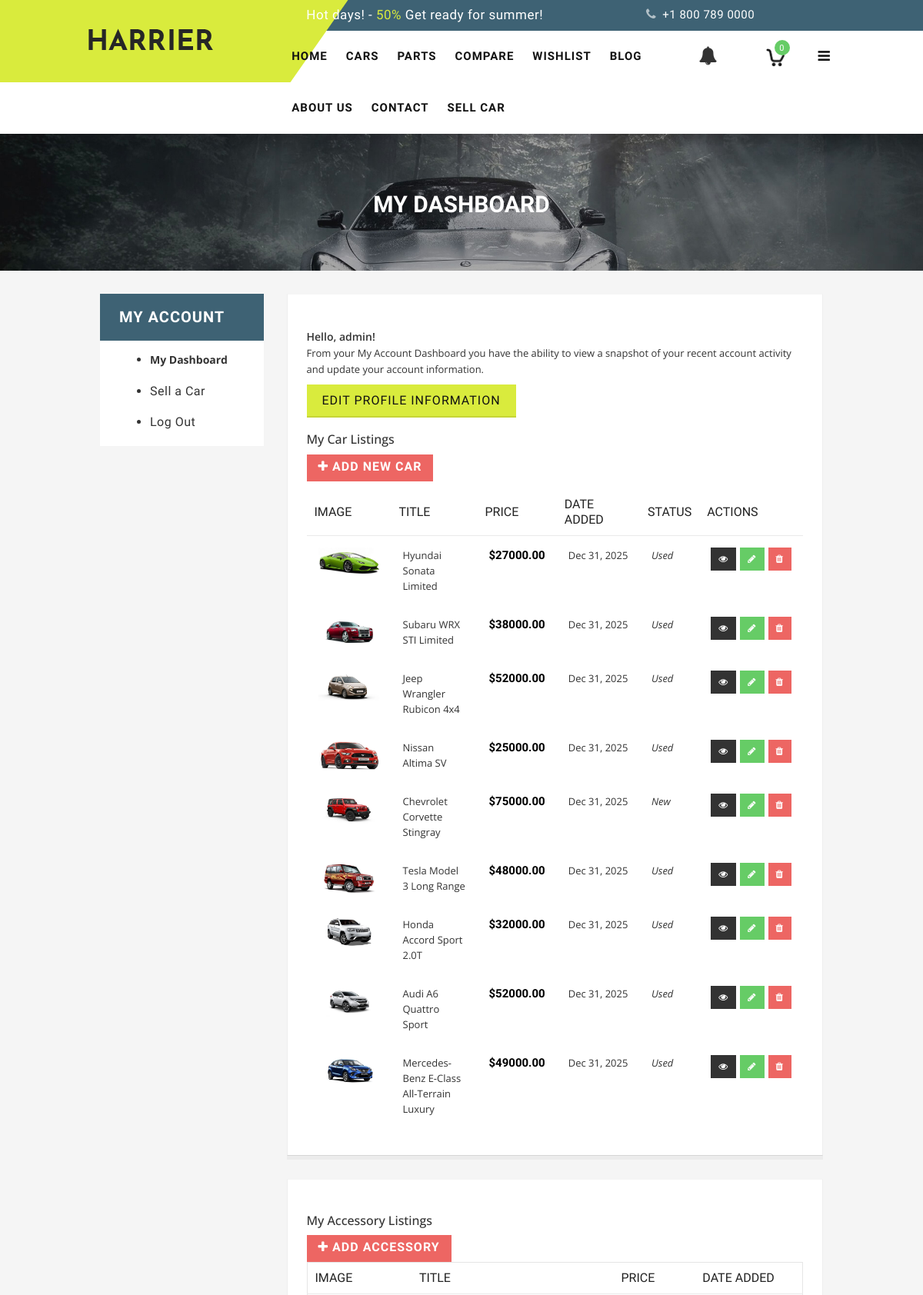
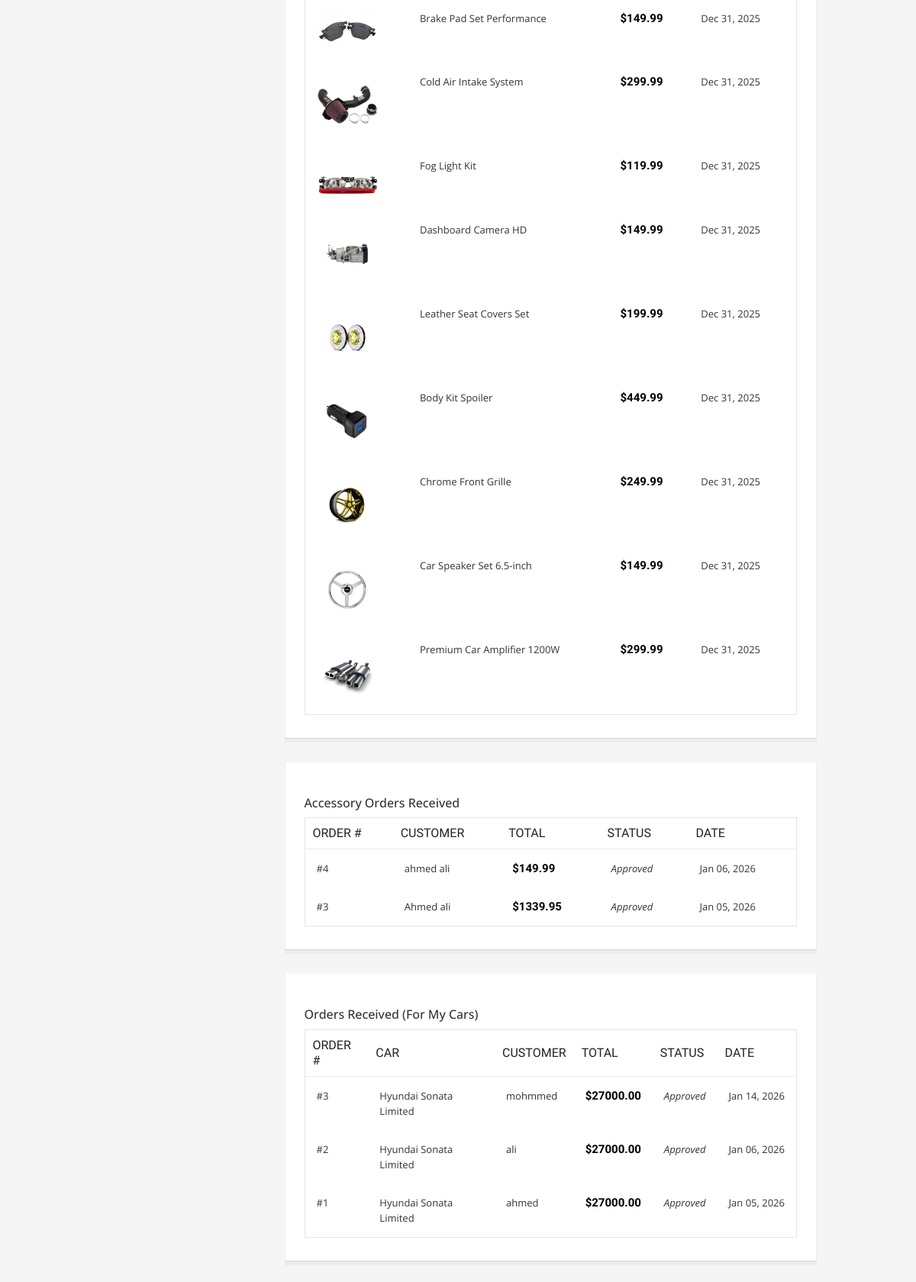
Page /dashboard/ (signed in, upper part) on the committed database (2 pictures, top to bottom).
### car_stor/models.py (models this page shows, shortened)
class Car(models.Model):
    STATUS_CHOICES = (
        ('New', 'New'),
        ('Used', 'Used'),
    )
    TRANSMISSION_CHOICES = (
        ('Manual', 'Manual'),
        ('Automatic', 'Automatic'),
        ('Semi-Automatic', 'Semi-Automatic'),
    )
    FUEL_CHOICES = (
        ('Petrol', 'Petrol'),
        ('Diesel', 'Diesel'),
        ('Electric', 'Electric'),
        ('Hybrid', 'Hybrid'),
    )
    seller = models.ForeignKey(User, on_delete=models.CASCADE, related_name='cars')
    category = models.ForeignKey(Category, on_delete=models.SET_NULL, null=True, related_name='cars')
    title = models.CharField(max_length=200)
    image = models.ImageField(upload_to='cars/', blank=True, null=True)
    price = models.DecimalField(max_digits=10, decimal_places=2, blank=True, null=True)
    old_price = models.DecimalField(max_digits=10, decimal_places=2, blank=True, null=True)
    description = models.TextField()
    model_year = models.IntegerField()
    mileage = models.IntegerField(help_text="Distance in km", blank=True, null=True)
    fuel_type = models.CharField(max_length=20, choices=FUEL_CHOICES)
    transmission = models.CharField(max_length=20, choices=TRANSMISSION_CHOICES)
    engine = models.CharField(max_length=100, blank=True, help_text="e.g. 2.5L 4-Cylinder")
    status = models.CharField(max_length=10, choices=STATUS_CHOICES, default='Used')
    air_conditioner = models.BooleanField(default=False)
    power_windows = models.BooleanField(default=False)
    power_steering = models.BooleanField(default=False)
    central_locking = models.BooleanField(default=False)
    abs = models.BooleanField(default=False)
    airbags = models.BooleanField(default=False)
    leather_seats = models.BooleanField(default=False)
    created_at = models.DateTimeField(auto_now_add=True)
    updated_at = models.DateTimeField(auto_now=True)

class Accessory(models.Model):
    seller = models.ForeignKey(User, on_delete=models.CASCADE, related_name='accessories', null=True, blank=True)
    category = models.ForeignKey(Category, on_delete=models.SET_NULL, null=True, blank=True, related_name='accessories')
    title = models.CharField(max_length=200)
    image = models.ImageField(upload_to='accessories/')
    price = models.DecimalField(max_digits=10, decimal_places=2)
    old_price = models.DecimalField(max_digits=10, decimal_places=2, blank=True, null=True)
    description = models.TextField()
    created_at = models.DateTimeField(auto_now_add=True)
    class Meta:
        verbose_name_plural = "Accessories"

class Order(models.Model):
    ORDER_STATUS = (
        ('Pending', 'Pending'),
        ('Approved', 'Approved'),
        ('Declined', 'Declined'),
        ('Completed', 'Completed'),
        ('Cancelled', 'Cancelled'),
    )
    user = models.ForeignKey(User, on_delete=models.CASCADE, related_name='orders')
    full_name = models.CharField(max_length=100)
    email = models.EmailField()
    phone = models.CharField(max_length=20)
    address = models.TextField()
    city = models.CharField(max_length=100)
    total_price = models.DecimalField(max_digits=10, decimal_places=2)
    status = models.CharField(max_length=20, choices=ORDER_STATUS, default='Pending')
    created_at = models.DateTimeField(auto_now_add=True)

class CarOrder(models.Model):
    ORDER_STATUS = (
        ('Pending', 'Pending'),
        ('Approved', 'Approved'),
        ('Declined', 'Declined'),
        ('Completed', 'Completed'),
        ('Cancelled', 'Cancelled'),
    )
    user = models.ForeignKey(User, on_delete=models.CASCADE, related_name='car_orders')
    car = models.ForeignKey(Car, on_delete=models.CASCADE)
    full_name = models.CharField(max_length=100)
    email = models.EmailField()
    phone = models.CharField(max_length=20)
    address = models.TextField()
    city = models.CharField(max_length=100)
    total_price = models.DecimalField(max_digits=10, decimal_places=2)
    status = models.CharField(max_length=20, choices=ORDER_STATUS, default='Pending')
    created_at = models.DateTimeField(auto_now_add=True)

### car_stor/views.py (the view)
# urls.py: path('dashboard/', views.dashboard, name='dashboard'),
@login_required
def dashboard(request):
    cars = Car.objects.filter(seller=request.user).order_by('-created_at')
    accessories = Accessory.objects.filter(seller=request.user).order_by('-created_at')
    received_car_orders = CarOrder.objects.filter(car__seller=request.user).order_by('-created_at')
    received_accessory_orders = Order.objects.filter(items__accessory__seller=request.user).distinct().order_by('-created_at')
    received_inquiries = CarInquiry.objects.filter(car__seller=request.user).order_by('-created_at')
    my_orders = Order.objects.filter(user=request.user).order_by('-created_at')
    platform_accessory_orders = None
    if request.user.is_superuser:
        platform_accessory_orders = Order.objects.all().order_by('-created_at')
    notifications = Notification.objects.filter(user=request.user).order_by('-created_at')
    admin_context = {}
    if request.user.is_superuser:
        admin_context = {
            'all_categories': Category.objects.all(),
            'all_posts': BlogPost.objects.all().order_by('-created_at'),
            'all_users': User.objects.all().order_by('-date_joined'),
        }
    context = {
        'cars': cars,
        'accessories': accessories,
        'received_car_orders': received_car_orders,
        'received_accessory_orders': received_accessory_orders,
        'received_inquiries': received_inquiries,
        'orders': my_orders,
        'platform_accessory_orders': platform_accessory_orders,
        'notifications': notifications,
        **admin_context
    }
    return render(request, 'dashboard.html', context)

### car_stor/templates/dashboard.html (shortened to what this page needs)
{% extends 'base.html' %}
{% load static %}
{% block content %}
<div class="page-heading">
  <div class="container">
    <div class="row">
      <div class="col-xs-12">
        <div class="page-title">
          <h2>My Dashboard</h2>
        </div>
      </div>
    </div>
  </div>
</div>
<div class="main-container col1-layout wow bounceInUp animated animated" style="visibility: visible;">
  <div class="main">
    <div class="col-main">
      <div class="container">
        <div class="row">
          <div class="col-md-3">
            <div class="block block-account">
              <div class="block-title">
                <strong><span>My Account</span></strong>
              </div>
              <div class="block-content">
                <ul>
                  <li class="current"><strong>My Dashboard</strong></li>
                  <li><a href="{% url 'car_create' %}">Sell a Car</a></li>
                  <li><a href="{% url 'logout' %}">Log Out</a></li>
                </ul>
              </div>
            </div>
          </div>
          <div class="col-md-9">
            <div class="my-account">
              <div class="dashboard">
                <div class="welcome-msg">
                  <strong>Hello, {{ user.username }}!</strong>
                  <p>From your My Account Dashboard you have the ability to view a snapshot of your recent account
                    activity and update your account information.</p>
                  <div style="margin-top: 10px;">
                    <a href="{% url 'edit_profile' %}" class="btn btn-primary">Edit Profile Information</a>
                  </div>
                </div>
                <div class="box-account box-recent">
                  <div class="box-head">
                    <h2>My Car Listings</h2>
                    <a href="{% url 'car_create' %}" class="btn btn-primary"
                      style="background-color: #ed6663; border-color: #ed6663; color: #fff; padding: 5px 15px; text-transform: uppercase; font-weight: bold;">
                      <i class="fa fa-plus"></i> Add New Car
                    </a>
                  </div>
                  <div class="table-responsive">
                    <table class="data-table" id="my-orders-table">
                      <thead>
                        <tr class="first last">
                          <th>Image</th>
                          <th>Title</th>
                          <th>Price</th>
                          <th>Date Added</th>
                          <th>Status</th>
                          <th class="last">Actions</th>
                        </tr>
                      </thead>
                      <tbody>
                        {% for car in cars %}
                        <tr class="{% cycle 'odd' 'even' %}">
                          <td>
                            {% if car.image %}
                            <img src="{{ car.image.url }}" width="80" alt="{{ car.title }}">
                            {% else %}
                            <span class="nobr">No Image</span>
                            {% endif %}
                          </td>
                          <td><a href="{% url 'car_detail' car.id %}">{{ car.title }}</a></td>
                          <td><span class="price">${{ car.price }}</span></td>
                          <td><span class="nobr">{{ car.created_at|date:"M d, Y" }}</span></td>
                          <td><em>{{ car.status }}</em></td>
                          <td class="last">
                            <div class="nobr" style="display: flex; gap: 5px;">
                              <a href="{% url 'car_detail' car.id %}" class="button"
                                style="padding: 5px 10px; font-size: 12px; background: #333; color: #fff; border: none;"
                                title="View"><i class="fa fa-eye"></i></a>
                              <a href="{% url 'car_update' car.id %}" class="button"
                                style="padding: 5px 10px; font-size: 12px; background: #6c6; color: #fff; border: none;"
                                title="Edit"><i class="fa fa-pencil"></i></a>
                              <a href="{% url 'car_delete' car.id %}" class="button"
                                style="padding: 5px 10px; font-size: 12px; background: #ed6663; color: #fff; border: none;"
                                title="Delete"><i class="fa fa-trash"></i></a>
                            </div>
                          </td>
                        </tr>
                        {% empty %}
                        <tr>
                          <td colspan="6">You have not posted any cars yet.</td>
                        </tr>
                        {% endfor %}
                      </tbody>
                    </table>
                  </div>
                </div>
              </div>
            </div>
            <div class="my-account" style="margin-top: 30px;">
              <div class="dashboard">
                <div class="box-account box-recent">
                  <div class="box-head">
                    <h2>My Accessory Listings</h2>
                    <a href="{% url 'accessory_create' %}" class="btn btn-primary"
                      style="background-color: #ed6663; border-color: #ed6663; color: #fff; padding: 5px 15px; text-transform: uppercase; font-weight: bold;">
                      <i class="fa fa-plus"></i> Add Accessory
                    </a>
                  </div>
                  <div class="table-responsive">
                    <table class="data-table" id="my-accessories-table">
                      <thead>
                        <tr class="first last">
                          <th>Image</th>
                          <th>Title</th>
                          <th>Price</th>
                          <th>Date Added</th>
                        </tr>
                      </thead>
                      <tbody>
                        {% for accessory in accessories %}
                        <tr class="{% cycle 'odd' 'even' %}">
                          <td>
                            {% if accessory.image %}
                            <img src="{{ accessory.image.url }}" width="80" alt="{{ accessory.title }}">
                            {% else %}
                            <span class="nobr">No Image</span>
                            {% endif %}
                          </td>
                          <td><a href="{% url 'accessory_detail' accessory.id %}">{{ accessory.title }}</a></td>
                          <td><span class="price">${{ accessory.price }}</span></td>
                          <td><span class="nobr">{{ accessory.created_at|date:"M d, Y" }}</span></td>
                        </tr>
                        {% empty %}
                        <tr>
                          <td colspan="4">You have not posted any accessories yet.</td>
                        </tr>
                        {% endfor %}
                      </tbody>
                    </table>
                  </div>
                </div>
              </div>
            </div>
            <div class="my-account" style="margin-top: 30px;">
              <div class="dashboard">
                <div class="box-account box-recent">
                  <div class="box-head">
                    <h2>Accessory Orders Received</h2>
                  </div>
                  <div class="table-responsive">
                    <table class="data-table" id="received-accessory-orders-table">
                      <thead>
                        <tr class="first last">
                          <th>Order #</th>
                          <th>Customer</th>
                          <th>Total</th>
                          <th>Status</th>
                          <th class="last">Date</th>
                        </tr>
                      </thead>
                      <tbody>
                        {% for order in received_accessory_orders %}
                        <tr class="{% cycle 'odd' 'even' %}">
                          <td>#{{ order.id }}</td>
                          <td>{{ order.full_name }}</td>
                          <td><span class="price">${{ order.total_price }}</span></td>
                          <td><em>{{ order.status }}</em></td>
                          <td class="last">
                            <span class="nobr">{{ order.created_at|date:"M d, Y" }}</span>
                          </td>
                        </tr>
                        {% empty %}
                        <tr>
                          <td colspan="5">No accessory orders received yet.</td>
                        </tr>
                        {% endfor %}
                      </tbody>
                    </table>
                  </div>
                </div>
              </div>
            </div>
            <div class="my-account" style="margin-top: 30px;">
              <div class="dashboard">
                <div class="box-account box-recent">
                  <div class="box-head">
                    <h2>Orders Received (For My Cars)</h2>
                  </div>
                  <div class="table-responsive">
                    <table class="data-table" id="received-orders-table">
                      <thead>
                        <tr class="first last">
                          <th>Order #</th>
                          <th>Car</th>
                          <th>Customer</th>
                          <th>Total</th>
                          <th>Status</th>
                          <th class="last">Date</th>
                        </tr>
                      </thead>
                      <tbody>
                        {% for order in received_car_orders %}
                        <tr class="{% cycle 'odd' 'even' %}">
                          <td>#{{ order.id }}</td>
                          <td><a href="{% url 'car_detail' order.car.id %}">{{ order.car.title }}</a></td>
                          <td>{{ order.full_name }}</td>
                          <td><span class="price">${{ order.total_price }}</span></td>
                          <td><em>{{ order.status }}</em></td>
                          <td class="last">
                            <span class="nobr">{{ order.created_at|date:"M d, Y" }}</span>
                          </td>
                        </tr>
                        {% empty %}
                        <tr>
                          <td colspan="6">No orders received for your listings yet.</td>
                        </tr>
                        {% endfor %}
                      </tbody>
                    </table>
                  </div>
                </div>
              </div>
            </div>
          </div>
        </div>
      </div>
    </div>
  </div>
</div>
{% endblock %}

### rows in the picture
Car: image (picture), title "Hyundai Sonata Limited", price "27000.00", created_at "Dec 31, 2025", status "Used"
Car: image (picture), title "Subaru WRX STI Limited", price "38000.00", created_at "Dec 31, 2025", status "Used"
Car: image (picture), title "Jeep Wrangler Rubicon 4x4", price "52000.00", created_at "Dec 31, 2025", status "Used"
Car: image (picture), title "Nissan Altima SV", price "25000.00", created_at "Dec 31, 2025", status "Used"
Car: image (picture), title "Chevrolet Corvette Stingray", price "75000.00", created_at "Dec 31, 2025", status "New"
Car: image (picture), title "Tesla Model 3 Long Range", price "48000.00", created_at "Dec 31, 2025", status "Used"
Car: image (picture), title "Honda Accord Sport 2.0T", price "32000.00", created_at "Dec 31, 2025", status "Used"
Car: image (picture), title "Audi A6 Quattro Sport", price "52000.00", created_at "Dec 31, 2025", status "Used"
Car: image (picture), title "Mercedes-Benz E-Class All-Terrain Luxury", price "49000.00", created_at "Dec 31, 2025", status "Used"
Accessory: image (picture), title "Brake Pad Set Performance", price "149.99", created_at "Dec 31, 2025"
Accessory: image (picture), title "Cold Air Intake System", price "299.99", created_at "Dec 31, 2025"
Accessory: image (picture), title "Fog Light Kit", price "119.99", created_at "Dec 31, 2025"
Accessory: image (picture), title "Dashboard Camera HD", price "149.99", created_at "Dec 31, 2025"
Accessory: image (picture), title "Leather Seat Covers Set", price "199.99", created_at "Dec 31, 2025"
Accessory: image (picture), title "Body Kit Spoiler", price "449.99", created_at "Dec 31, 2025"
Accessory: image (picture), title "Chrome Front Grille", price "249.99", created_at "Dec 31, 2025"
Accessory: image (picture), title "Car Speaker Set 6.5-inch", price "149.99", created_at "Dec 31, 2025"
Accessory: image (picture), title "Premium Car Amplifier 1200W", price "299.99", created_at "Dec 31, 2025"
Order: id "4", full_name "ahmed ali", total_price "149.99", status "Approved", created_at "Jan 06, 2026"
Order: id "3", full_name "Ahmed ali", total_price "1339.95", status "Approved", created_at "Jan 05, 2026"
CarOrder: id "3", car "Hyundai Sonata Limited", full_name "mohmmed", total_price "27000.00", status "Approved", created_at "Jan 14, 2026"
CarOrder: id "2", car "Hyundai Sonata Limited", full_name "ali", total_price "27000.00", status "Approved", created_at "Jan 06, 2026"
CarOrder: id "1", car "Hyundai Sonata Limited", full_name "ahmed", total_price "27000.00", status "Approved", created_at "Jan 05, 2026"

### other values in the picture
{{ cart_item_count }} "0"
{{ user.username }} "admin"
